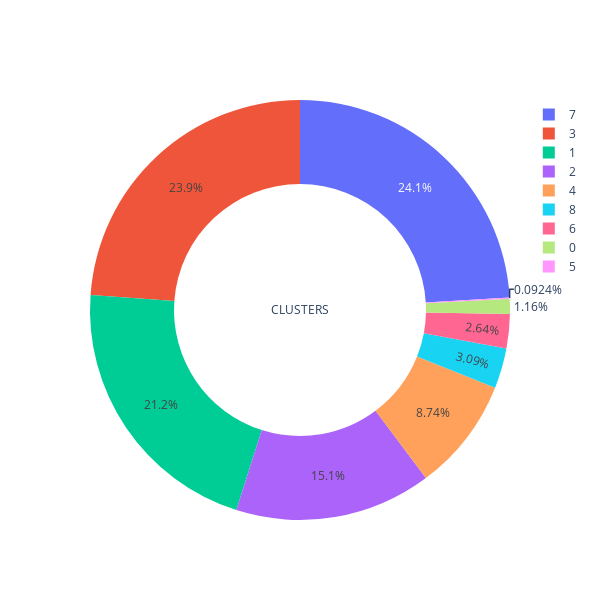

The code cell stored with this chart in its notebook:
### Code cell
fig = make_subplots(rows=1, cols=1)


fig.add_trace(go.Pie(labels=df['cluster_label'].value_counts().index, 
              values=list(df['cluster_label'].value_counts()),
              title = 'CLUSTERS',
              scalegroup='one', 
              hole=0.6
                    
                    ))

fig.update_layout(
                  autosize=False,
                  width=600,
                  height=600
)
fig.show()
fig.write_html(f'clusters_distribution.html')

### Figure 1 — Plotly figure (JSON) as saved in the notebook; plotly's stock layout.template omitted (floating-point values rounded to 4 significant figures)
{"data": [{"hole": 0.6, "labels": [7, 3, 1, 2, 4, 8, 6, 0, 5], "scalegroup": "one", "title": {"text": "CLUSTERS"}, "type": "pie", "values": [761031, 754847, 672107, 478824, 276464, 97828, 83381, 36640, 2922]}], "layout": {"autosize": false, "height": 600, "width": 600, "xaxis": {"anchor": "y", "domain": [0, 1]}, "yaxis": {"anchor": "x", "domain": [0, 1]}}}
